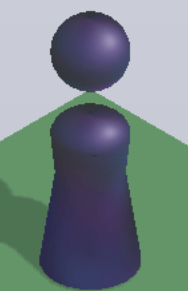
#> input picture compare.png, 188 x 291 px
$ python touch.py   (Python 2 division)   (older library calls are emulated)
#> lines starting #> are read from the running program, lines starting #| are printed output that depends on the picture; after the words box and inside, x2 and y2 are one past the last pixel; in counts of white or black regions, pixels touching at a corner belong together; long printed decimals are rounded
#-*- encode:utf-8 -*-
#/bin/python
import commands
import time
import sys
import cv2
from numpy import *
def send_command(command):
    commands.getstatusoutput(command)
def process_img(image):
    # transfer image from rgb to gray
    gray=cv2.cvtColor(image, cv2.COLOR_BGR2GRAY)

    # calculate the sobel of x and y axis.
    gradX = cv2.Sobel(gray, ddepth=cv2.CV_32F, dx=1, dy=0, ksize=-1)
    gradY = cv2.Sobel(gray, ddepth=cv2.CV_32F, dx=0, dy=1, ksize=-1)
    gradient = cv2.subtract(gradX, gradY)
    gradient = cv2.convertScaleAbs(gradient)
    # blur and threshold the image
    blurred = cv2.blur(gradient, (9, 9))
    (_, thresh) = cv2.threshold(blurred, 45, 255, cv2.THRESH_BINARY)

    return thresh
def find_chesspiece(origin, compare):
    #load image which will be compared
    d, w, h = compare.shape[::-1]
    compare_thresh = process_img(compare)

    origin_thresh = process_img(origin)
    result = cv2.matchTemplate(origin_thresh, compare_thresh, method=cv2.TM_SQDIFF)

    min_val, max_val, min_loc, max_loc = cv2.minMaxLoc(result)
    top_left = min_loc
    bottom_right = (top_left[0] + w, top_left[1] + h)

    return top_left, bottom_right
def normalize_image(image):
    thresh = process_img(image)
    w, h = thresh.shape[::-1]
    max_x = w / 8
    max_y = h / 8
    mat = zeros((max_y, max_x))
    for i in range(0, max_y):
        for j in range(0, max_x):
            startx = j * 8
            starty = i * 8
            colored=0
            nocolor=0
            for y in range(0, 8):
                for x in range(0, 8):
                    if (thresh[starty + y][startx + x]) > 0:
                        colored += 1
                    else:
                        nocolor += 1
            if nocolor == 0:
                mat[i, j] = 1
                continue
            if colored / nocolor >= 1:
                mat[i, j] = 1
            else:
                mat[i, j] = 0
    return mat
def find_next_pos(image, chess_top_left, chess_bottom_right):
    mat = normalize_image(image)
    top_x = 0
    top_y = 0
    is_found = False
    for i in range(mat.shape[0] / 4, mat.shape[0]):
        for j in range(0, mat.shape[1]):
            if mat[i][j] == 1:
                top_x = j
                top_y = i
                is_found = True
                break
        if is_found:
            break
    ignore_cnt = 5
    variable_cnt = 3
    bottom_y = 0
    is_found = False
    for i in range(top_y + ignore_cnt, mat.shape[1]):
        for j in range(top_x - 3, top_x + 3):
            if mat[i][j] == 1 and \
                    (i > chess_bottom_right[1] or i < chess_top_left[1]) and \
                    (j < chess_top_left[0] or j > chess_bottom_right[1]):
                bottom_y = i
                is_found = True
                break
        if is_found:
            break
    return (top_x * 8, (top_y + bottom_y) / 2 * 8)
compare = cv2.imread('compare.png')
#> compare is the input picture: shape (291, 188, 3); mean B, G, R 132.5, 131.8, 116.6
origin = cv2.imread('current.png')
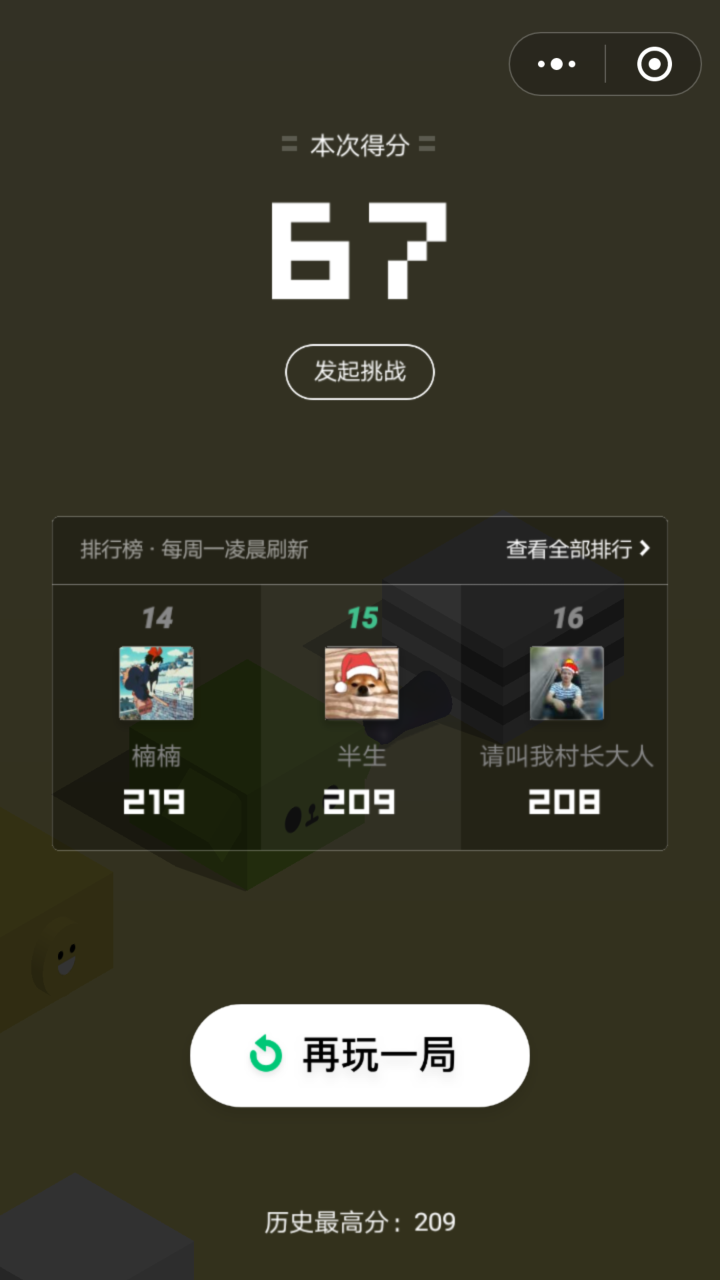
#> input picture current.png, 1440 x 2560 px (shown at 1/2 size)
#> origin is the input picture: shape (2560, 1440, 3); mean B, G, R 44.5, 58.7, 59.9
top_left, bottom_right = find_chesspiece(origin, compare)
#> in process_img, `gray=cv2.cvtColor(image, cv2.COLOR_BGR2GRAY)`:
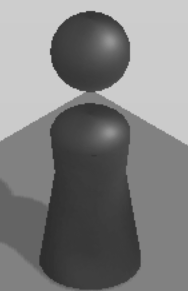
#> gray: shape (291, 188); min 46, max 205, mean 127.2
#> in process_img, `gradY = cv2.Sobel(gray, ddepth=cv2.CV_32F, dx=0, dy=1, ksize=-1)`:
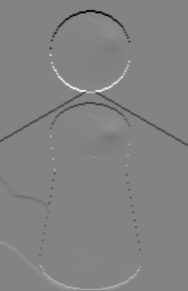
#> gradY: shape (291, 188) float32; min -2429, max 2288, mean -9; drawn with min black and max white
#> in process_img, `(_, thresh) = cv2.threshold(blurred, 45, 255, cv2.THRESH_BINARY)`:
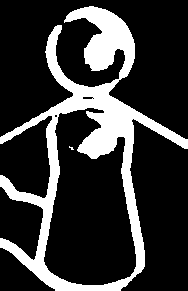
#> thresh: shape (291, 188); 21.6% white; 2 white regions (1 under 20 px), largest, box (x1, y1, x2, y2) and area: (0, 6, 188, 291) 11797
#> in process_img (call 2), `gradX = cv2.Sobel(gray, ddepth=cv2.CV_32F, dx=1, dy=0, ksize=-1)`:
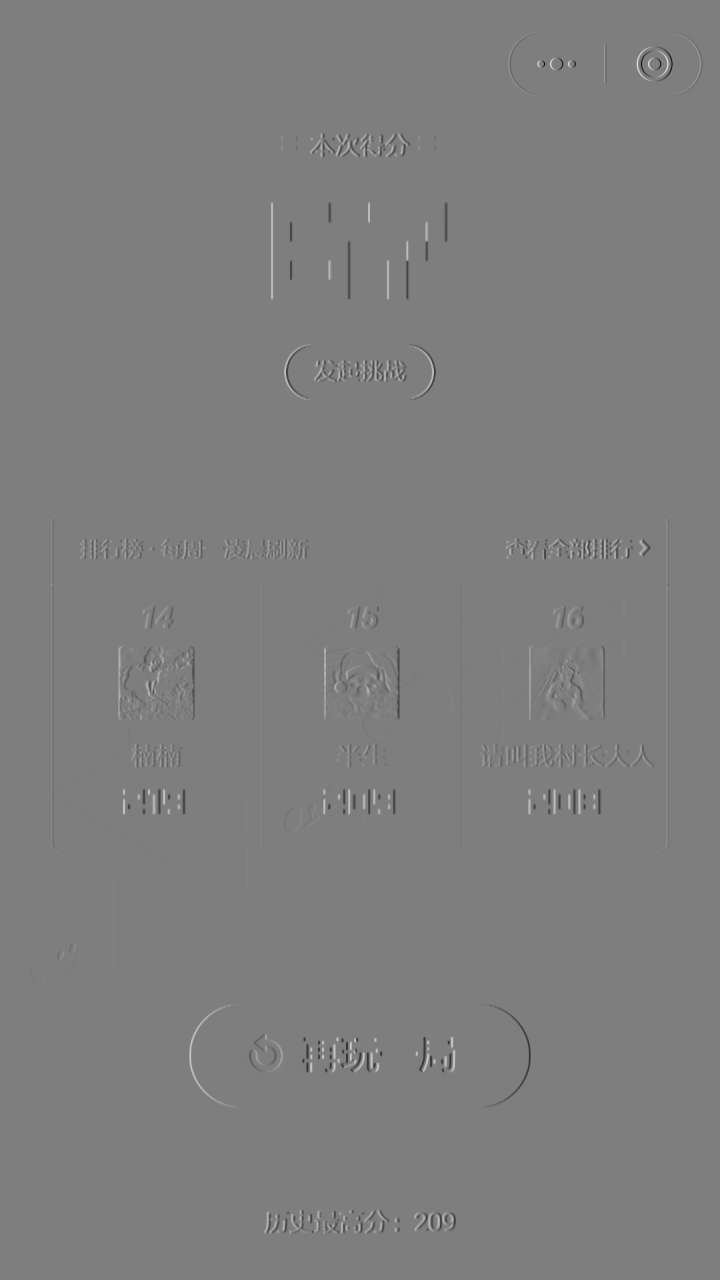
#> gradX: shape (2560, 1440) float32 (shown at 1/2 size); min -3409, max 3472, mean 0; drawn with min black and max white
#> in process_img (call 2), `(_, thresh) = cv2.threshold(blurred, 45, 255, cv2.THRESH_BINARY)`: thresh: shape (2560, 1440); 9.8% white; 78 white regions (22 under 20 px), largest, box (x1, y1, x2, y2) and area: (99, 1027, 1341, 1785) 83281, (606, 1281, 816, 1539) 29454, (233, 1287, 394, 1446) 23598
#> in find_chesspiece, `result = cv2.matchTemplate(origin_thresh, compare_thresh, method=cv2.T..`:
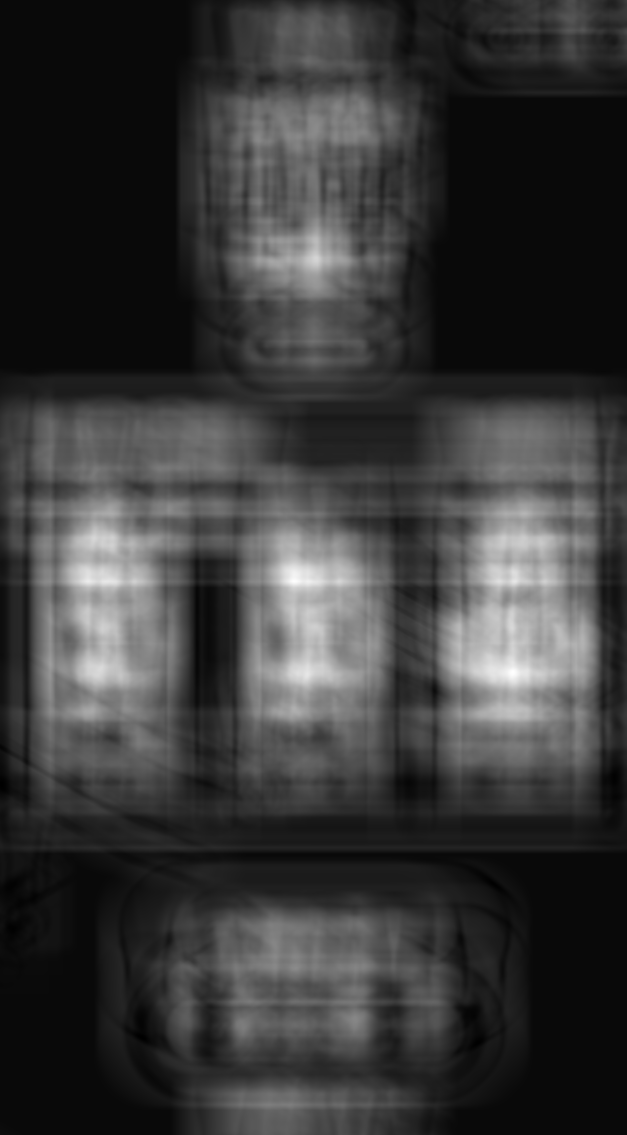
#> result: shape (2270, 1253) float32 (shown at 1/2 size); min 718786304, max 1.98e+09, mean 1e+09; drawn with min black and max white
#> in find_chesspiece, `min_val, max_val, min_loc, max_loc = cv2.minMaxLoc(result)`: min_val = 718786304; max_val = 1.98e+09; min_loc = (283, 2074); max_loc = (1025, 1344)
#> in find_chesspiece, `top_left = min_loc`: top_left = (283, 2074)
#> in find_chesspiece, `bottom_right = (top_left[0] + w, top_left[1] + h)`: bottom_right = (471, 2365)
#> top_left = (283, 2074); bottom_right = (471, 2365)
chess_x = (top_left[0] + bottom_right[0]) / 2
#> chess_x = 377
chess_y = bottom_right[1]
#> chess_y = 2365
print "chess position:(%d, %d)" % (chess_x, chess_y)
#| chess position:(377, 2365)
grid_x, grid_y = find_next_pos(origin, top_left, bottom_right)
#> after the loop in normalize_image, `for i in range(0, max_y):`:
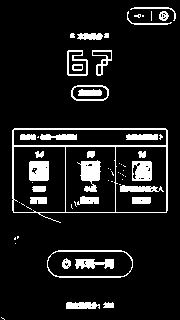
#> mat: shape (320, 180) float64; values 0 (black) and 1 (white), 10.4% white; 62 white regions (31 under 20 px), largest, box (x1, y1, x2, y2) and area: (12, 128, 168, 223) 1255, (77, 160, 101, 192) 454, (29, 161, 49, 181) 379
#> grid_x = 616; grid_y = 696
print "grid position:(%d, %d)" % (grid_x, grid_y)
#| grid position:(616, 696)
distance = ((chess_x - grid_x)**2 + (chess_y - grid_y)**2)**0.5
#> distance = 1686
print "distance:%f" % distance
#| distance:1686.026
time_span = distance / 1432 - 0.043
#> time_span = 1.13
print "time:%f" % time_span
#| time:1.134
send_command('sh ./start_touch.sh')
time.sleep(float(time_span))
send_command('sh ./finish_touch.sh')
